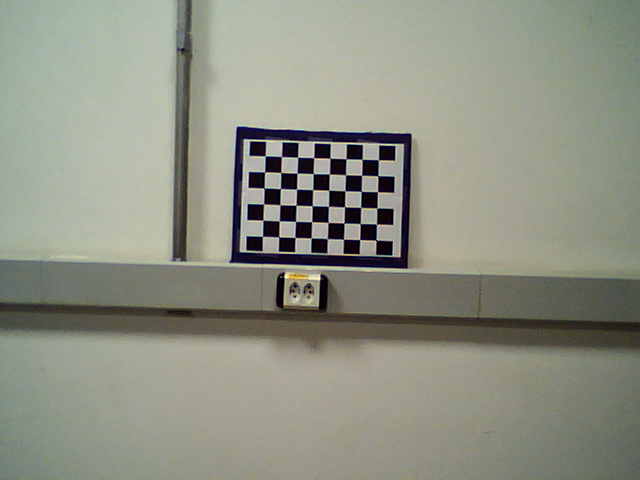
#> input picture data/stereoL/img1.png, 640 x 480 px; its folder holds only this picture in this run
$ python stereo_calibration.py   (older library calls are emulated)
#> lines starting #> are read from the running program, lines starting #| are printed output that depends on the picture; after the words box and inside, x2 and y2 are one past the last pixel; in counts of white or black regions, pixels touching at a corner belong together
import numpy as np
import cv2
from tqdm import tqdm


pathL = "./data/stereoL/"
pathR = "./data/stereoR/"

print("Extracting image coordinates of respective 3D pattern ....\n")

criteria = (cv2.TERM_CRITERIA_EPS + cv2.TERM_CRITERIA_MAX_ITER, 30, 0.001)


objp = np.zeros((8*6,3), np.float32)
objp[:,:2] = np.mgrid[0:8,0:6].T.reshape(-1,2) * 30

img_ptsL = []
img_ptsR = []
obj_pts = []

for i in tqdm(range(1,16)):
	imgL = cv2.imread(pathL+"img%d.png"%i)
#> imgL is the input picture: shape (480, 640, 3); mean B, G, R 131.6, 145.7, 142.8
	imgR = cv2.imread(pathR+"img%d.png"%i)
	imgL_gray = cv2.imread(pathL+"img%d.png"%i,0)
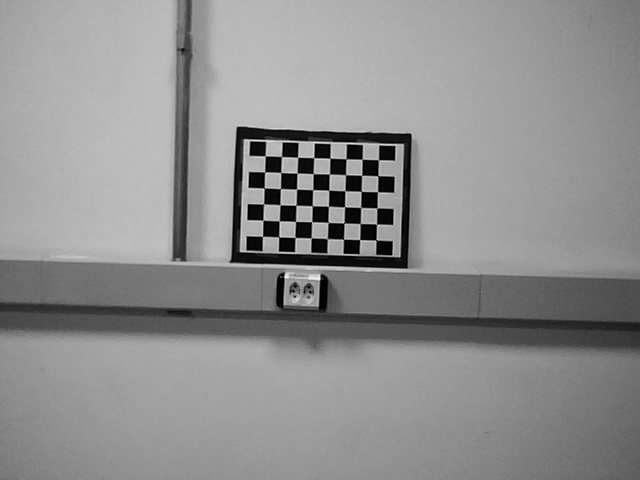
#> imgL_gray: shape (480, 640); min 0, max 248, mean 142.7
	imgR_gray = cv2.imread(pathR+"img%d.png"%i,0)

	outputL = imgL.copy()
	outputR = imgR.copy()

	retR, cornersR =  cv2.findChessboardCorners(outputR,(8,6),None)
#> retR = True; cornersR = 48 rows, first 8: [265.5, 155.5], [281.5, 156.7], [297.4, 157.5], [313.4, 157.5], [330.1, 158.1], [346.2, 158.8], [361.9, 159], [378, 160]
	retL, cornersL = cv2.findChessboardCorners(outputL,(8,6),None)
#> retL = True; cornersL has the same summary as cornersR

	if retR and retL:
		obj_pts.append(objp)
		cv2.cornerSubPix(imgR_gray,cornersR,(11,11),(-1,-1),criteria)
		cv2.cornerSubPix(imgL_gray,cornersL,(11,11),(-1,-1),criteria)
		cv2.drawChessboardCorners(outputR,(8,6),cornersR,retR)
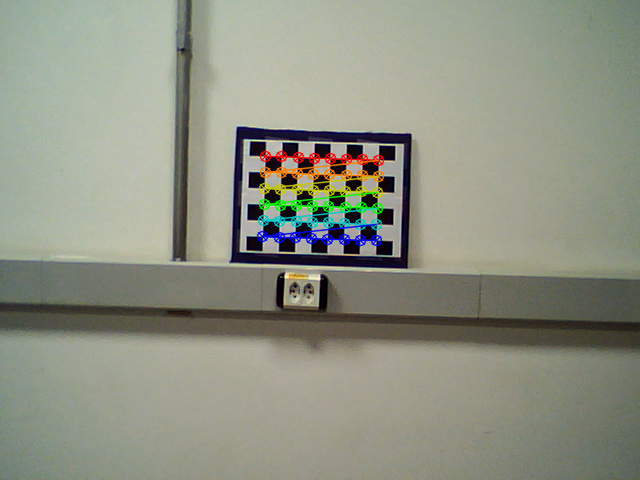
#> outputR: shape (480, 640, 3); 2.32% of pixels changed, all inside (x1, y1, x2, y2) = (256, 150, 385, 247)
#> (the run stopped early here; a loop or call above may not have finished)
